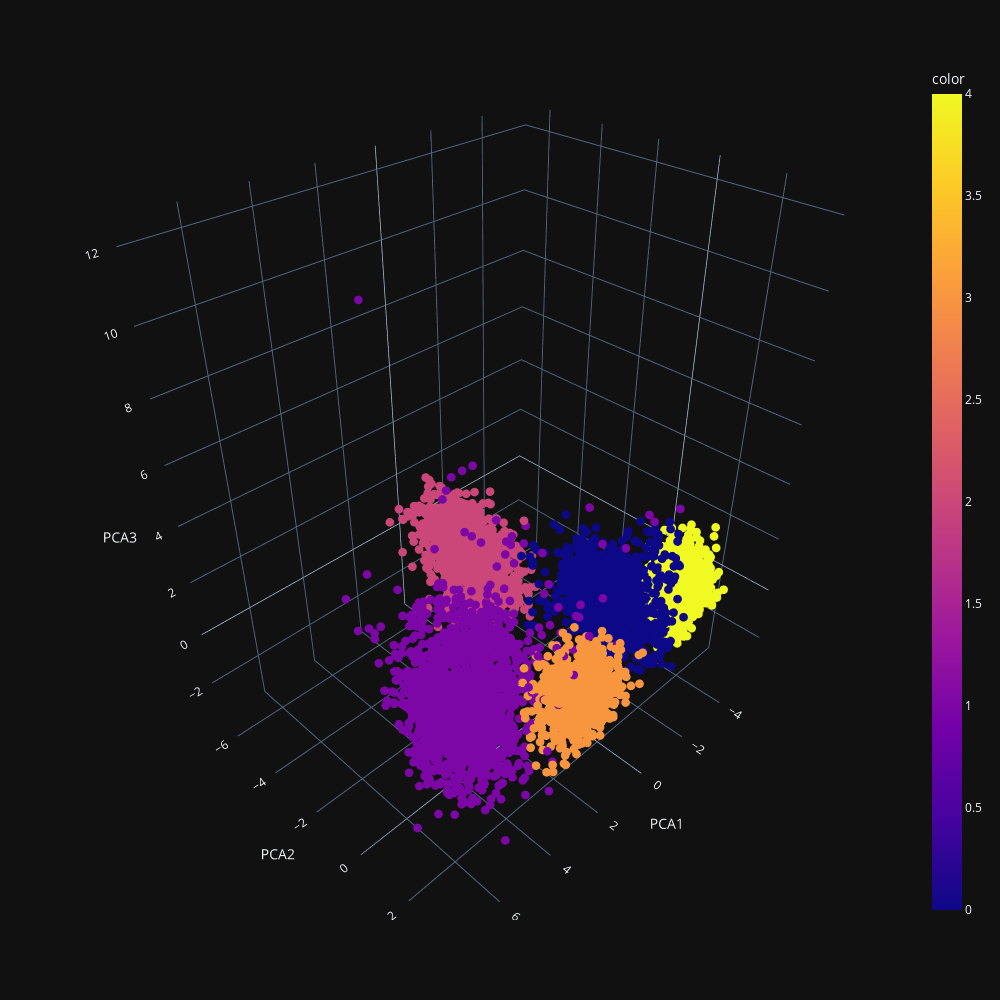

The cell this chart's notebook holds for it:
### Markdown cell above
#### perform spectral clustering

### Code cell
X=xnorm
n = X.shape[0]# number of rows

# # Method 2
from sklearn.metrics.pairwise import pairwise_distances
# construct the weigthed matrix w
dist = pairwise_distances(X, metric = 'euclidean')



subset = np.random.choice(n,300,replace = False)

# find the k - nearest neighbor of dataset 
from sklearn.neighbors import NearestNeighbors
ngh = 8

nbrs = NearestNeighbors(n_neighbors=ngh).fit(X)

knnDistances, knnIndices = nbrs.kneighbors(X[subset,:],return_distance=True)


sigma = np.mean(knnDistances[:,-1])# last column of distance matric 

W = np.exp(-dist/(2*sigma**2))

# set diagonal of W matrix to be 0 
W = W - np.diag(np.diag(W))

P = W/np.sum(W, axis = 1)


from scipy.sparse.linalg import eigsh

eigvalues, eigvectors = eigsh(P, k = 6, which = 'LM')

# sort the eigenvalues and eigenvectors based the index of eigenvalues
index = np.argsort(eigvalues)[::-1]
# sorted 
eigvalues = eigvalues[index]
eigvectors = eigvectors[:,index]

# find the 2nd to kth largest eigenvectors V = [v2,.....vk] of P 
V = eigvectors

# apply kmeans 
kmeans = KMeans(n_clusters=5, n_init = 10)

spectral_clustering = kmeans.fit_predict(V[:,1:ngh]) 


# plot it 
pca1 = projected[:,0]
pca2 = projected[:,1]
pca3 = projected[:,2]
fig = px.scatter_3d(data_frame = xtilde, x = pca1, y = pca2, z = pca3, color = spectral_clustering,hover_name = y, template = 'plotly_dark')


fig.update_layout(scene=dict(xaxis_title='PCA1',
                  yaxis_title='PCA2', zaxis_title='PCA3'))
#resize the plot
fig.update_layout(width=1000, height=1000)
#make points smaller
fig.update_traces(marker=dict(
    size=3), selector=dict(mode='markers'))
fig.show()

### Figure 1 — Plotly figure (JSON) as saved in the notebook; plotly's stock layout.template omitted (floating-point values rounded to 4 significant figures; data arrays with more than 128 entries replaced by an {"elided": "..."} marker saying what was removed)
{"data": [{"hovertemplate": "<b>%{hovertext}</b><br><br>x=%{x}<br>y=%{y}<br>z=%{z}<br>color=%{marker.color}<extra></extra>", "hovertext": {"elided": "7500 str values"}, "legendgroup": "", "marker": {"color": {"elided": "7500 int values"}, "coloraxis": "coloraxis", "size": 3, "symbol": "circle"}, "mode": "markers", "name": "", "scene": "scene", "showlegend": false, "type": "scatter3d", "x": {"elided": "7500 float values"}, "y": {"elided": "7500 float values"}, "z": {"elided": "7500 float values"}}], "layout": {"coloraxis": {"colorbar": {"title": {"text": "color"}}, "colorscale": [[0, "#0d0887"], [0.1111, "#46039f"], [0.2222, "#7201a8"], [0.3333, "#9c179e"], [0.4444, "#bd3786"], [0.5556, "#d8576b"], [0.6667, "#ed7953"], [0.7778, "#fb9f3a"], [0.8889, "#fdca26"], [1, "#f0f921"]]}, "height": 1000, "legend": {"tracegroupgap": 0}, "margin": {"t": 60}, "scene": {"domain": {"x": [0, 1], "y": [0, 1]}, "xaxis": {"title": {"text": "PCA1"}}, "yaxis": {"title": {"text": "PCA2"}}, "zaxis": {"title": {"text": "PCA3"}}}, "width": 1000}}
